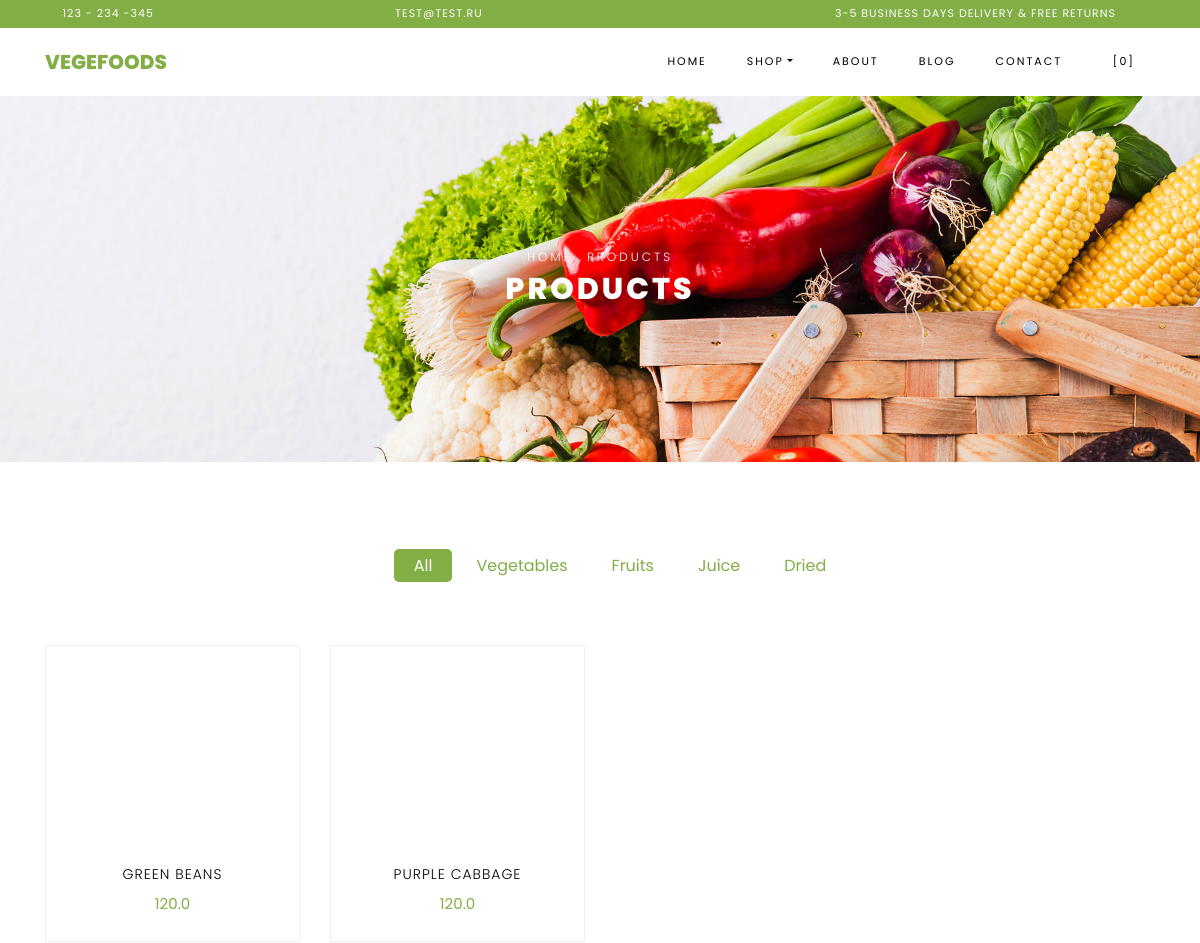
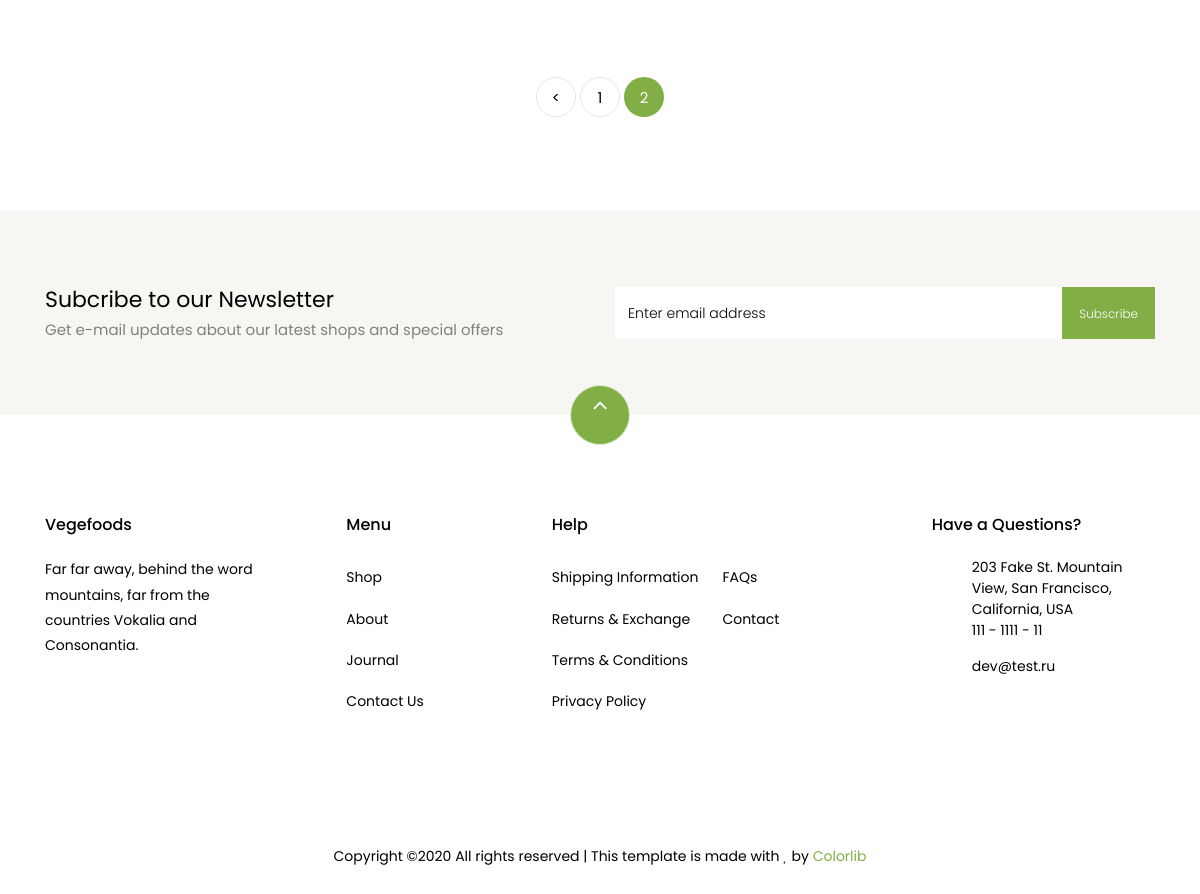
The page /shop/2 (signed in) on the database its author committed (2 pictures, top to bottom).
### shop_1/models.py (models this page shows, shortened)
class Product(models.Model):
    TYPE = (
        ('fruits', 'fruits'),
        ('vegetables', 'vegetables'),
    )
    image = models.CharField(max_length=50)
    name = models.CharField(max_length=25)
    discount = models.IntegerField()
    price_dc = models.FloatField()
    price_sale = models.FloatField()
    type = models.CharField(max_length=10, choices=TYPE)

### shop_1/views.py (the view)
# urls.py: path('shop/', ShopView.as_view(), name='shop'),
class ShopView(LoginRequiredMixin, View):
    def get(self, request, page=1):
        product_list = Product.objects.all()
        product_on_page = 2
        paginator = Paginator(product_list, product_on_page)
        try:
            products_list = paginator.page(page)
            products_list.page_tuple = tuple(paginator.page_range)
        except EmptyPage:
            return redirect(reverse('shop'))
        context = {'page_obj': products_list}
        context.update(INFO)
        return render(request, 'shop_1/shop.html', context)

### shop_1/templates/shop_1/shop.html (shortened to what this page needs)
{% extends "shop_1/base.html" %}
{% load static %}
{% block content %}
    <div class="hero-wrap hero-bread" style="background-image: url('{% static "shop_1/images/bg_1.jpg" %}');">
      <div class="container">
        <div class="row no-gutters slider-text align-items-center justify-content-center">
          <div class="col-md-9 ftco-animate text-center">
          	<p class="breadcrumbs"><span class="mr-2"><a href="index.html">Home</a></span> <span>Products</span></p>
            <h1 class="mb-0 bread">Products</h1>
          </div>
        </div>
      </div>
    </div>
    <section class="ftco-section">
    	<div class="container">
    		<div class="row justify-content-center">
    			<div class="col-md-10 mb-5 text-center">
    				<ul class="product-category">
    					<li><a href="#" class="active">All</a></li>
    					<li><a href="#">Vegetables</a></li>
    					<li><a href="#">Fruits</a></li>
    					<li><a href="#">Juice</a></li>
    					<li><a href="#">Dried</a></li>
    				</ul>
    			</div>
    		</div>
    		<div class="row">
				{% for product in page_obj %}
					<div class="col-md-6 col-lg-3 ftco-animate">
    				<div class="product">
    					<a href="#" class="img-prod"><img class="img-fluid" src="{% static '' %}{{ product.image }}" alt="Colorlib Template">
    					</a>
    					<div class="text py-3 pb-4 px-3 text-center">
    						<h3><a href="#">{{ product.name }}</a></h3>
    						<div class="d-flex">
    							<div class="pricing">
									{% if product.price_sale != product.price_dc %}
		    							<p class="price"><span class="mr-2 price-dc">{{ product.price_dc}}</span><span class="price-sale">{{ product.price_sale }}</span></p>
									{% else %}
										<p class="price"><span>{{ product.price_dc}}</span></p>
									{% endif%}
		    					</div>
	    					</div>
    					</div>
    				</div>
    			</div>
				{% endfor %}
    		</div>
    		<div class="row mt-5">
          <div class="col text-center">
            <div class="block-27">
              <ul>
                {% if page_obj.has_previous %}
				  	<li><a href="{% url 'shop' %}{{page_obj.previous_page_number}}">&lt;</a></li>
				  {% endif %}
				  {% for page in page_obj.page_tuple %}
				  	{% if forloop.counter == page_obj.number %}
				  		<li class="active"><span>{{page}}</span></li>
				  	{% else %}
				  		<li><a href="{% url 'shop' %}{{page}}">{{page}}</a></li>
				  	{% endif %}
				  {% endfor %}
              </ul>
            </div>
          </div>
        </div>
    	</div>
    </section>
{% endblock %}

### shop_1/templates/shop_1/base.html (shortened to what this page needs)
<!DOCTYPE html>
{% load static %}
{% load i18n %}
<html lang="en">
  <head>
    <link rel="stylesheet" href='{% static "shop_1/css/open-iconic-bootstrap.min.css" %}'>
    <link rel="stylesheet" href='{% static "shop_1/css/animate.css" %}'>
    <link rel="stylesheet" href='{% static "shop_1/css/owl.carousel.min.css" %}'>
    <link rel="stylesheet" href='{% static "shop_1/css/owl.theme.default.min.css" %}'>
    <link rel="stylesheet" href='{% static "shop_1/css/magnific-popup.css" %}'>
    <link rel="stylesheet" href='{% static "shop_1/css/aos.css" %}'>
    <link rel="stylesheet" href='{% static "shop_1/css/ionicons.min.css" %}'>
    <link rel="stylesheet" href='{% static "shop_1/css/bootstrap-datepicker.css" %}'>
    <link rel="stylesheet" href='{% static "shop_1/css/jquery.timepicker.css" %}'>
    <link rel="stylesheet" href='{% static "shop_1/css/flaticon.css" %}'>
    <link rel="stylesheet" href='{% static "shop_1/css/icomoon.css" %}'>
    <link rel="stylesheet" href='{% static "shop_1/css/style.css" %}'>
  </head>
  <body class="goto-here">
		<div class="py-1 bg-primary">
    	<div class="container">
    		<div class="row no-gutters d-flex align-items-start align-items-center px-md-0">
	    		<div class="col-lg-12 d-block">
		    		<div class="row d-flex">
		    			<div class="col-md pr-4 d-flex topper align-items-center">
					    	<div class="icon mr-2 d-flex justify-content-center align-items-center"><span class="icon-phone2"></span></div>
						    <span class="text">{{ phone }}</span>
					    </div>
					    <div class="col-md pr-4 d-flex topper align-items-center">
					    	<div class="icon mr-2 d-flex justify-content-center align-items-center"><span class="icon-paper-plane"></span></div>
						    <span class="text">{{ email }}</span>
					    </div>
					    <div class="col-md-5 pr-4 d-flex topper align-items-center text-lg-right">
						    <span class="text">3-5 Business days delivery &amp; Free Returns</span>
					    </div>
				    </div>
			    </div>
		    </div>
		  </div>
    </div>
    <nav class="navbar navbar-expand-lg navbar-dark ftco_navbar bg-dark ftco-navbar-light" id="ftco-navbar">
	    <div class="container">
	      <a class="navbar-brand" href="index.html">{% trans 'vegefoods' %}</a>
	      <div class="collapse navbar-collapse" id="ftco-nav">
	        <ul class="navbar-nav ml-auto">
	          <li class="nav-item active"><a href="{% url 'home' %}" class="nav-link">{% trans 'home' %}</a></li>
	          <li class="nav-item dropdown">
              <a class="nav-link dropdown-toggle" href="#" id="dropdown04" data-toggle="dropdown" aria-haspopup="true" aria-expanded="false">Shop</a>
            </li>
	          <li class="nav-item"><a href="{% url 'about' %}" class="nav-link">{% trans 'about' %}</a></li>
	          <li class="nav-item"><a href="{% url 'blog' %}" class="nav-link">{% trans 'blog' %}</a></li>
	          <li class="nav-item"><a href="{% url 'contact' %}" class="nav-link">{% trans 'contact' %}</a></li>
	          <li class="nav-item cta cta-colored"><a href="cart.html" class="nav-link"><span class="icon-shopping_cart"></span>[0]</a></li>
	        </ul>
	      </div>
	    </div>
	  </nav>
  {% block content %}
  {% endblock %}
		<section class="ftco-section ftco-no-pt ftco-no-pb py-5 bg-light">
      <div class="container py-4">
        <div class="row d-flex justify-content-center py-5">
          <div class="col-md-6">
          	<h2 style="font-size: 22px;" class="mb-0">Subcribe to our Newsletter</h2>
          	<span>Get e-mail updates about our latest shops and special offers</span>
          </div>
          <div class="col-md-6 d-flex align-items-center">
            <form action="#" class="subscribe-form">
              <div class="form-group d-flex">
                <input type="text" class="form-control" placeholder="Enter email address">
                <input type="submit" value="Subscribe" class="submit px-3">
              </div>
            </form>
          </div>
        </div>
      </div>
    </section>
    <footer class="ftco-footer ftco-section">
      <div class="container">
      	<div class="row">
      		<div class="mouse">
						<a href="#" class="mouse-icon">
							<div class="mouse-wheel"><span class="ion-ios-arrow-up"></span></div>
						</a>
					</div>
      	</div>
        <div class="row mb-5">
          <div class="col-md">
            <div class="ftco-footer-widget mb-4">
              <h2 class="ftco-heading-2">Vegefoods</h2>
              <p>Far far away, behind the word mountains, far from the countries Vokalia and Consonantia.</p>
              <ul class="ftco-footer-social list-unstyled float-md-left float-lft mt-5">
              </ul>
            </div>
          </div>
          <div class="col-md">
            <div class="ftco-footer-widget mb-4 ml-md-5">
              <h2 class="ftco-heading-2">Menu</h2>
              <ul class="list-unstyled">
                <li><a href="#" class="py-2 d-block">Shop</a></li>
                <li><a href="#" class="py-2 d-block">About</a></li>
                <li><a href="#" class="py-2 d-block">Journal</a></li>
                <li><a href="#" class="py-2 d-block">Contact Us</a></li>
              </ul>
            </div>
          </div>
          <div class="col-md-4">
             <div class="ftco-footer-widget mb-4">
              <h2 class="ftco-heading-2">Help</h2>
              <div class="d-flex">
	              <ul class="list-unstyled mr-l-5 pr-l-3 mr-4">
	                <li><a href="#" class="py-2 d-block">Shipping Information</a></li>
	                <li><a href="#" class="py-2 d-block">Returns &amp; Exchange</a></li>
	                <li><a href="#" class="py-2 d-block">Terms &amp; Conditions</a></li>
	                <li><a href="#" class="py-2 d-block">Privacy Policy</a></li>
	              </ul>
	              <ul class="list-unstyled">
	                <li><a href="#" class="py-2 d-block">FAQs</a></li>
	                <li><a href="#" class="py-2 d-block">Contact</a></li>
	              </ul>
	            </div>
            </div>
          </div>
          <div class="col-md">
            <div class="ftco-footer-widget mb-4">
            	<h2 class="ftco-heading-2">Have a Questions?</h2>
            	<div class="block-23 mb-3">
	              <ul>
	                <li><span class="icon icon-map-marker"></span><span class="text">203 Fake St. Mountain View, San Francisco, California, USA</span></li>
	                <li><a href="#"><span class="icon icon-phone"></span><span class="text">{{ phone_dev }}</span></a></li>
	                <li><a href="#"><span class="icon icon-envelope"></span><span class="text">{{ email_dev }}</span></a></li>
	              </ul>
	            </div>
            </div>
          </div>
        </div>
        <div class="row">
          <div class="col-md-12 text-center">
            <p>
						  Copyright &copy;<script>document.write(new Date().getFullYear());</script> All rights reserved | This template is made with <i class="icon-heart color-danger" aria-hidden="true"></i> by <a href="https://colorlib.com" target="_blank">Colorlib</a>
						</p>
          </div>
        </div>
      </div>
    </footer>
  </body>
</html>

### shop_1/static/shop_1/css/icomoon.css (style rules this page uses)
[class^="icon-"], [class*=" icon-"] { font-family: 'icomoon' !important; speak: none; font-style: normal; font-weight: normal; font-variant: normal; text-transform: none; line-height: 1; -webkit-font-smoothing: antialiased; -moz-osx-font-smoothing: grayscale; }
.icon-heart:before { content: "\f004"; }
.icon-map-marker:before { content: "\f041"; }
.icon-phone:before { content: "\f095"; }
.icon-envelope:before { content: "\f0e0"; }
.icon-paper-plane:before { content: "\f1d8"; }
.icon-phone2:before { content: "\e0cd"; }
.icon-shopping_cart:before { content: "\e8cc"; }

### rows shown on the page
Product: name "GREEN BEANS", price_dc "120.0"
Product: name "PURPLE CABBAGE", price_dc "120.0"

### other values the page prints
{{ phone }} "123 - 234 -345"
{{ email }} "TEST@TEST.RU"
{{ page }} "1"
{{ page }} "2"
{{ phone_dev }} "111 - 1111 - 11"
{{ email_dev }} "dev@test.ru"
